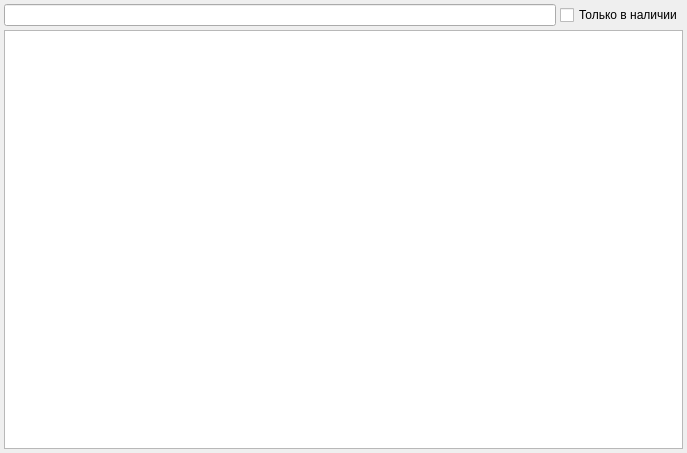
<?xml version="1.0" encoding="UTF-8"?>
<ui version="4.0">
 <class>SmnnComboBoxPopupEx</class>
 <widget class="QWidget" name="SmnnComboBoxPopupEx">
  <property name="geometry">
   <rect>
    <x>0</x>
    <y>0</y>
    <width>687</width>
    <height>453</height>
   </rect>
  </property>
  <property name="windowTitle">
   <string>Form</string>
  </property>
  <layout class="QGridLayout" name="gridLayout">
   <property name="margin">
    <number>4</number>
   </property>
   <property name="spacing">
    <number>4</number>
   </property>
   <item row="2" column="1">
    <widget class="QCheckBox" name="chkOnlyExists">
     <property name="text">
      <string>Только в наличии</string>
     </property>
    </widget>
   </item>
   <item row="2" column="0">
    <widget class="QLineEdit" name="edtFindName"/>
   </item>
   <item row="3" column="0" colspan="2">
    <widget class="CSortFilterProxyTableView" name="tblSmnn"/>
   </item>
  </layout>
 </widget>
 <customwidgets>
  <customwidget>
   <class>CSortFilterProxyTableView</class>
   <extends>QTableView</extends>
   <header>library/SortFilterProxyTableView.h</header>
  </customwidget>
 </customwidgets>
 <tabstops>
  <tabstop>edtFindName</tabstop>
  <tabstop>chkOnlyExists</tabstop>
  <tabstop>tblSmnn</tabstop>
 </tabstops>
 <resources/>
 <connections/>
</ui>
